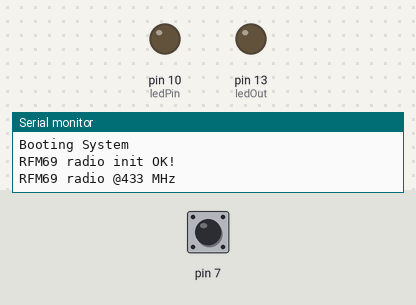
A sketch run on a simulated Arduino Uno, built with avr-gcc and run on an emulated ATmega328P. Parts: output pins drawn as LEDs (lit = HIGH), the last lines printed to the serial monitor. Inputs (shaded band) come from the test bench; at power-on: pin 7 HIGH. No radio packets arrive unless stated.

Above: at 1.2 s.
1.3 s: pin 7 pulsed LOW 5 times (0.12 s each, 0.3 s apart)
At 2.8 s:
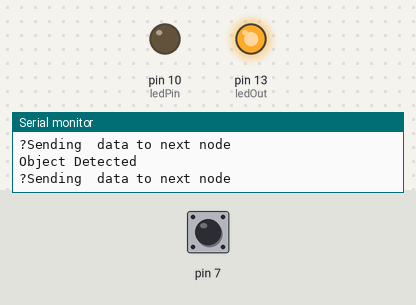
Timing chart, 0 to 4.6 s (numbered marks = the images above; inputs shaded):
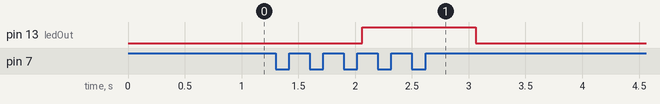

The sketch:

Microwave_Sensor_with_LoRa.ino
```cpp
#include <MsTimer2.h>           //Timer interrupt function library
#include "PinChangeInterrupt.h"
#include <SPI.h>
#include <RH_RF69.h>
#include <avr/wdt.h>

#define RF69_FREQ 433.0

#if defined (__AVR_ATmega328P__)  // Feather 328P w/wing
#define RFM69_INT     3  //
#define RFM69_CS      4  //
#define RFM69_RST     2  // "A"
#endif

RH_RF69 rf69(RFM69_CS, RFM69_INT);

const int ledPin =  10;
int pbIn = 7;                    // Define interrupt 0 that is digital pin 2
int ledOut = 13;                 // Define the indicator LED pin digital pin 13
int number = 0;                  //Interrupt times
volatile int state = LOW;         // Defines the indicator LED state, the default is not bright

unsigned long resetTime = 60000; // trigger WDT after 1 minute

int isSensorData = 0;
int isLoRaData = 0;
int ledBrightness = 20;

void setup()
{
  Serial.begin(9600);
  Serial.println("-----------------------");

  pinMode(ledPin, OUTPUT);
  pinMode(RFM69_RST, OUTPUT);

  pinMode(ledOut, OUTPUT);
  attachPinChangeInterrupt(digitalPinToPCINT(pbIn), stateChange, FALLING);
  //    attachInterrupt(pbIn, stateChange, FALLING); // Set the interrupt function, interrupt pin is digital pin D2, interrupt service function is stateChange (), when the D2 power change from high to low , the trigger interrupt.
  MsTimer2::set(500, Handle); // Set the timer interrupt function, running once Handle() function per 1000ms
  MsTimer2::start();//Start timer interrupt function

  digitalWrite(RFM69_RST, LOW);

  Serial.println("Booting System");
  wdt_enable(WDTO_8S);

  if (!rf69.init()) {
    Serial.println("RFM69 radio init failed");
    nmiTrigger();
  }
  Serial.println("RFM69 radio init OK!");
  if (!rf69.setFrequency(RF69_FREQ)) {
    Serial.println("setFrequency failed");
    nmiTrigger();
  }

  // If you are using a high power RF69 eg RFM69HW, you *must* set a Tx power with the
  // ishighpowermodule flag set like this:
  rf69.setTxPower(14, true);

  // The encryption key has to be the same as the one in the server
  uint8_t key[] = { 0x01, 0x02, 0x03, 0x04, 0x05, 0x06, 0x07, 0x08,
                    0x01, 0x02, 0x03, 0x04, 0x05, 0x06, 0x07, 0x08
                  };
  rf69.setEncryptionKey(key);

  Serial.print("RFM69 radio @");  Serial.print((int)RF69_FREQ);  Serial.println(" MHz");

}

void loop()
{
  if (number > 1) {
    //    Serial.println(number); // Printing the number of times of interruption, which is convenient for debugging.
  }

  delay(1);
  if (millis() <= resetTime) {
    wdt_reset();
  } else if (isSensorData == 0 and isLoRaData == 0) {
    Serial.println("System will reboot after not detecting anything in the next 8 seconds...");
  }
  if (state == HIGH) //When a moving object is detected, the ledout is automatically closed after the light 2S, the next trigger can be carried out, and No need to reset. Convenient debugging.
  {
    delay(1000);
    state = LOW;
    digitalWrite(ledOut, state);    //turn off led
  }

}


void stateChange()  //Interrupt service function
{
  number++;  //Interrupted once, the number +1
}

void Handle()   //Timer service function
{
  if (number > 1) //If in the set of the interrupt time the number more than 1 times, then means have detect moving objects,This value can be adjusted according to the actual situation, which is equivalent to adjust the threshold of detection speed of moving objects.
  {
    state = HIGH;

    Serial.println("Object Detected");

    char radiopacket[20] = "1";
    Serial.println("?Sending  data to next node");
    rf69.send((uint8_t *)radiopacket, strlen(radiopacket));
    rf69.waitPacketSent();

    digitalWrite(ledOut, state);    //light led
    number = 0; //Clear the number, so that it does not affect the next trigger

    wdt_reset();
  }
  else
    number = 0; //If in the setting of the interrupt time, the number of the interrupt is not reached the threshold value, it is not detected the moving objects, Cleare the number.
}


void switchMode(int sensorData, int loRaData) {
  if (sensorData == 1 or loRaData == 1) {
    Serial.println("Switching to Bright Mode");
    for (int i = ledBrightness; i <= 255; i++) {
      analogWrite(ledPin, i);
      delay(5);
      if (i == 255) {
        ledBrightness = i;
      }
    }
  } else {
    Serial.println("Switching to Dim Mode");
    for (int i = ledBrightness; i >= 20; i--) {
      analogWrite(ledPin, i);
      delay(5);
      if (i == 20) {
        ledBrightness = i;
      }
    }
  }
}

void nmiTrigger() {
  Serial.println("NMI Triggered. Rebooting System");
  wdt_disable();
  wdt_enable(WDTO_60MS);
}
```

Measured:
- after the input at 1.3 s, pin 13 (ledOut): LOW → HIGH after 0.76 s, → LOW 1.0 s later
